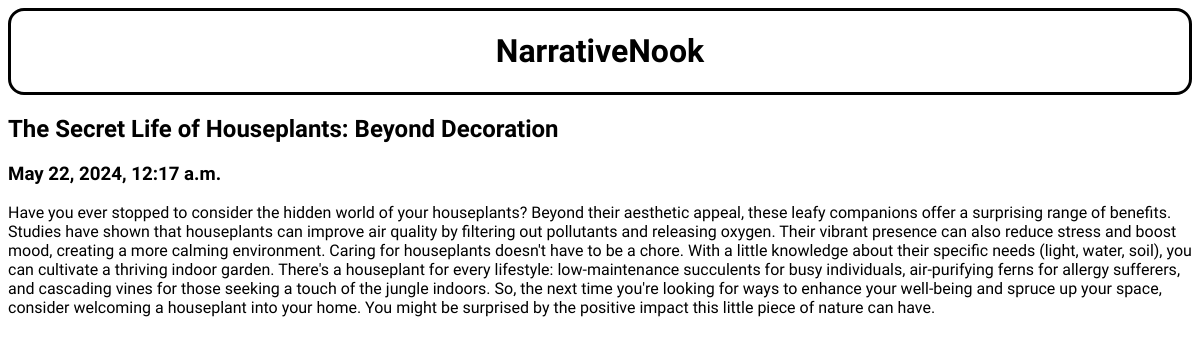
/post/1, run on the app's committed database.
### posts/models.py (models this page shows)
class Post(models.Model):
    title = models.CharField(max_length=100)
    body = models.CharField(max_length=1000000)
    created_at = models.DateTimeField(default=datetime.now, blank=True)

### posts/views.py (the view)
# urls.py: path('post/<int:pk>', views.post, name='post')
def post(request, pk):
    posts = get_object_or_404(Post, pk=pk)
    return render(request, 'posts.html', {'posts' : posts})

### templates/posts.html (shortened to what this page needs)
{% load static %}
<html>
    <head>
        <link rel="stylesheet" href="{% static 'styles.css' %}">
    </head>
    <body>
        <div class="Heading">
            <h1>NarrativeNook</h1>
        </div>
        <div class="container">
            <div class="row">
                <div class="leftcolumn">
                    <div class="card">
                            <h2>{{posts.title}}</h2>
                            <h3>{{posts.created_at}}</h3>
                            <p>{{posts.body}}</p>
                    </div>
                </div>
            </div>
        </div>
    </body>
</html>

### static/styles.css (style rules this page uses)
.Heading { display: flex; justify-content: center; align-items: center; text-align: center; font-family: "Playwrite NG Modern", cursive; font-optical-sizing: auto; font-weight: 0; font-style: normal; border-style: solid; border-radius: 2vh; }
.container { margin: 10px auto; font-family: "Tenor Sans", sans-serif; font-weight: 400; font-style: normal; overscroll-behavior-block: contain; }
.card { margin: 10px auto; font-family: "Tenor Sans", sans-serif; font-weight: 400; font-style: normal; }

### data on the page
Post: title "The Secret Life of Houseplants: Beyond Decoration", created_at "May 22, 2024, 12:17 a.m.", body "Have you ever stopped to consider the hidden world of your houseplants? Beyond their aesthetic appeal, these leafy companions offer a surprising range of benefits. Studies have shown that houseplants can improve air quality by filtering out pollutants and releasing oxygen. Their vibrant presence can also reduce stress and boost mood, creating a more calming environment. Caring for houseplants doesn't have to be a chore. With a little knowledge about their specific needs (light, water, soil), you can cultivate a thriving indoor garden. There's a houseplant for every lifestyle: low-maintenance succulents for busy individuals, air-purifying ferns for allergy sufferers, and cascading vines for…"
